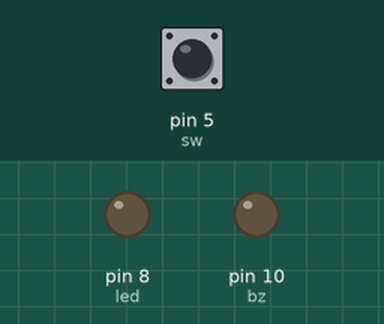
Bench run of a sketch on a simulated Arduino Uno, built with avr-gcc and run on an emulated ATmega328P. Shown: output pins drawn as LEDs (lit = HIGH). Dashed ring = blinking. The inputs (shaded band) are chosen by the test bench; at power-on: pin 5 (sw) HIGH.

Above: at 1.2 s.
1.3 s: pin 5 (sw) pulled LOW for 3.2 s
At 4.7 s:
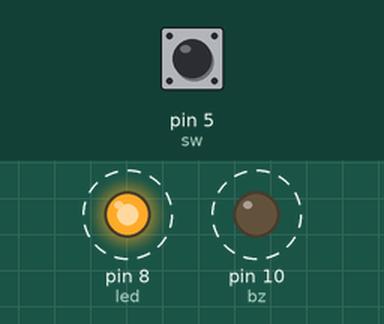
6.0 s: pin 5 (sw) pulled LOW for 0.15 s
At 7.2 s:
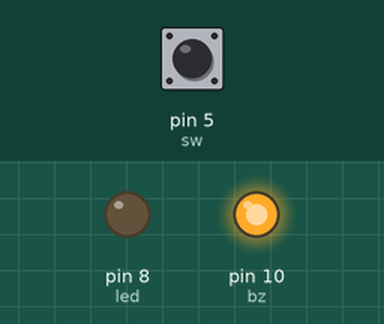
7.6 s: pin 5 (sw) pulled LOW for 1 s
At 8.8 s:
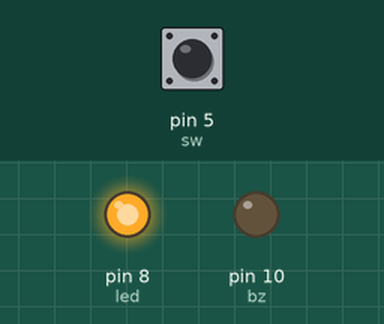
Timing chart, 0 to 10.6 s (numbered marks = the images above; inputs shaded):
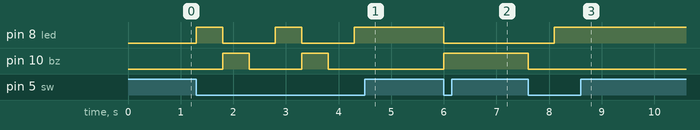

The sketch:

19nov.ino
```cpp
int led=8;
int sw=5;
int a=0;
int bz=10;
void setup()
{
  pinMode(led,OUTPUT);
  pinMode(bz,OUTPUT);
  pinMode(sw,INPUT);
}
void loop()
{
  digitalWrite(sw,HIGH);

  if(!digitalRead(sw))
  {
    a++;
    if(a==1)
    {
      digitalWrite(led,HIGH);
      digitalWrite(bz,LOW);
    }
    if(a==2)
    {
      digitalWrite(led,LOW);
      digitalWrite(bz,HIGH);
    }
    if(a==3)

    {
      digitalWrite(bz,LOW);
      digitalWrite(led,LOW);
      a=0;
    }
    delay(500);
    }
}
```

Measured:
- after the input at 1.3 s, pin 8 (led): alternates HIGH for 0.50 s and LOW for 1.0 s, starting at once; pin 10 (bz): alternates HIGH for 0.50 s and LOW for 1.0 s, 4 changes in all, then stays LOW, starting after 0.50 s
- after the input at 6.0 s, pin 8 (led): HIGH → LOW at once; pin 10 (bz): LOW → HIGH at once
- after the input at 7.6 s, pin 8 (led): LOW → HIGH after 0.50 s; pin 10 (bz): HIGH → LOW at once
